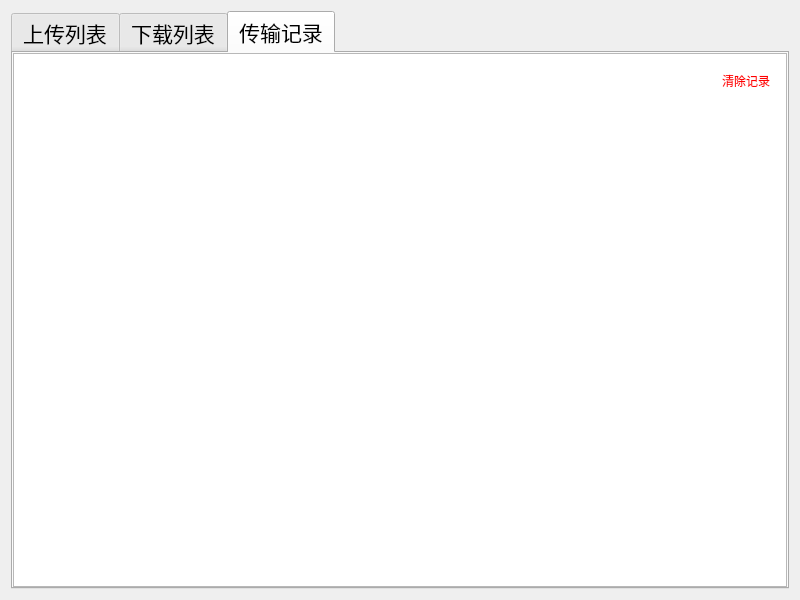
<?xml version="1.0" encoding="UTF-8"?>
<ui version="4.0">
 <class>Transfer</class>
 <widget class="QWidget" name="Transfer">
  <property name="geometry">
   <rect>
    <x>0</x>
    <y>0</y>
    <width>800</width>
    <height>600</height>
   </rect>
  </property>
  <property name="windowTitle">
   <string>Form</string>
  </property>
  <layout class="QVBoxLayout" name="verticalLayout">
   <item>
    <widget class="QTabWidget" name="tabWidget">
     <property name="font">
      <font>
       <family>新宋体</family>
       <pointsize>16</pointsize>
      </font>
     </property>
     <property name="currentIndex">
      <number>2</number>
     </property>
     <widget class="QWidget" name="upload">
      <attribute name="title">
       <string>上传列表</string>
      </attribute>
      <layout class="QVBoxLayout" name="verticalLayout_2">
       <property name="spacing">
        <number>0</number>
       </property>
       <property name="leftMargin">
        <number>0</number>
       </property>
       <property name="topMargin">
        <number>0</number>
       </property>
       <property name="rightMargin">
        <number>0</number>
       </property>
       <property name="bottomMargin">
        <number>0</number>
       </property>
       <item>
        <widget class="QScrollArea" name="scrollArea">
         <property name="widgetResizable">
          <bool>true</bool>
         </property>
         <widget class="QWidget" name="upload_scroll">
          <property name="geometry">
           <rect>
            <x>0</x>
            <y>0</y>
            <width>774</width>
            <height>546</height>
           </rect>
          </property>
          <layout class="QVBoxLayout" name="verticalLayout_5">
           <property name="spacing">
            <number>0</number>
           </property>
           <property name="leftMargin">
            <number>0</number>
           </property>
           <property name="topMargin">
            <number>0</number>
           </property>
           <property name="rightMargin">
            <number>0</number>
           </property>
           <property name="bottomMargin">
            <number>0</number>
           </property>
          </layout>
         </widget>
        </widget>
       </item>
      </layout>
     </widget>
     <widget class="QWidget" name="download">
      <attribute name="title">
       <string>下载列表</string>
      </attribute>
      <layout class="QVBoxLayout" name="verticalLayout_3">
       <property name="leftMargin">
        <number>0</number>
       </property>
       <property name="topMargin">
        <number>0</number>
       </property>
       <property name="rightMargin">
        <number>0</number>
       </property>
       <property name="bottomMargin">
        <number>0</number>
       </property>
       <item>
        <widget class="QScrollArea" name="scrollArea_2">
         <property name="widgetResizable">
          <bool>true</bool>
         </property>
         <widget class="QWidget" name="download_scroll">
          <property name="geometry">
           <rect>
            <x>0</x>
            <y>0</y>
            <width>774</width>
            <height>546</height>
           </rect>
          </property>
          <layout class="QVBoxLayout" name="verticalLayout_6">
           <property name="spacing">
            <number>0</number>
           </property>
           <property name="leftMargin">
            <number>0</number>
           </property>
           <property name="topMargin">
            <number>0</number>
           </property>
           <property name="rightMargin">
            <number>0</number>
           </property>
           <property name="bottomMargin">
            <number>0</number>
           </property>
          </layout>
         </widget>
        </widget>
       </item>
      </layout>
     </widget>
     <widget class="QWidget" name="record">
      <attribute name="title">
       <string>传输记录</string>
      </attribute>
      <layout class="QVBoxLayout" name="verticalLayout_4">
       <property name="spacing">
        <number>0</number>
       </property>
       <property name="leftMargin">
        <number>0</number>
       </property>
       <property name="topMargin">
        <number>0</number>
       </property>
       <property name="rightMargin">
        <number>0</number>
       </property>
       <property name="bottomMargin">
        <number>0</number>
       </property>
       <item>
        <widget class="QScrollArea" name="scrollArea_3">
         <property name="widgetResizable">
          <bool>true</bool>
         </property>
         <widget class="QWidget" name="scrollAreaWidgetContents_3">
          <property name="geometry">
           <rect>
            <x>0</x>
            <y>0</y>
            <width>774</width>
            <height>546</height>
           </rect>
          </property>
          <layout class="QGridLayout" name="gridLayout_2">
           <property name="leftMargin">
            <number>0</number>
           </property>
           <property name="topMargin">
            <number>0</number>
           </property>
           <property name="rightMargin">
            <number>0</number>
           </property>
           <property name="bottomMargin">
            <number>0</number>
           </property>
           <property name="spacing">
            <number>0</number>
           </property>
           <item row="2" column="0" colspan="2">
            <widget class="QTextEdit" name="record_msg">
             <property name="frameShape">
              <enum>QFrame::NoFrame</enum>
             </property>
            </widget>
           </item>
           <item row="1" column="0">
            <widget class="QWidget" name="widget" native="true">
             <property name="styleSheet">
              <string notr="true">background-color: #ffffff;</string>
             </property>
             <layout class="QHBoxLayout" name="horizontalLayout">
              <item>
               <spacer name="horizontalSpacer">
                <property name="orientation">
                 <enum>Qt::Horizontal</enum>
                </property>
                <property name="sizeHint" stdset="0">
                 <size>
                  <width>40</width>
                  <height>20</height>
                 </size>
                </property>
               </spacer>
              </item>
              <item>
               <widget class="QToolButton" name="clearBtn">
                <property name="minimumSize">
                 <size>
                  <width>0</width>
                  <height>35</height>
                 </size>
                </property>
                <property name="styleSheet">
                 <string notr="true">color: rgb(255, 0, 0);
font: 16pt &quot;新宋体&quot;;</string>
                </property>
                <property name="text">
                 <string>清除记录</string>
                </property>
                <property name="autoRaise">
                 <bool>true</bool>
                </property>
               </widget>
              </item>
             </layout>
            </widget>
           </item>
          </layout>
         </widget>
        </widget>
       </item>
      </layout>
     </widget>
    </widget>
   </item>
  </layout>
 </widget>
 <resources/>
 <connections/>
</ui>
